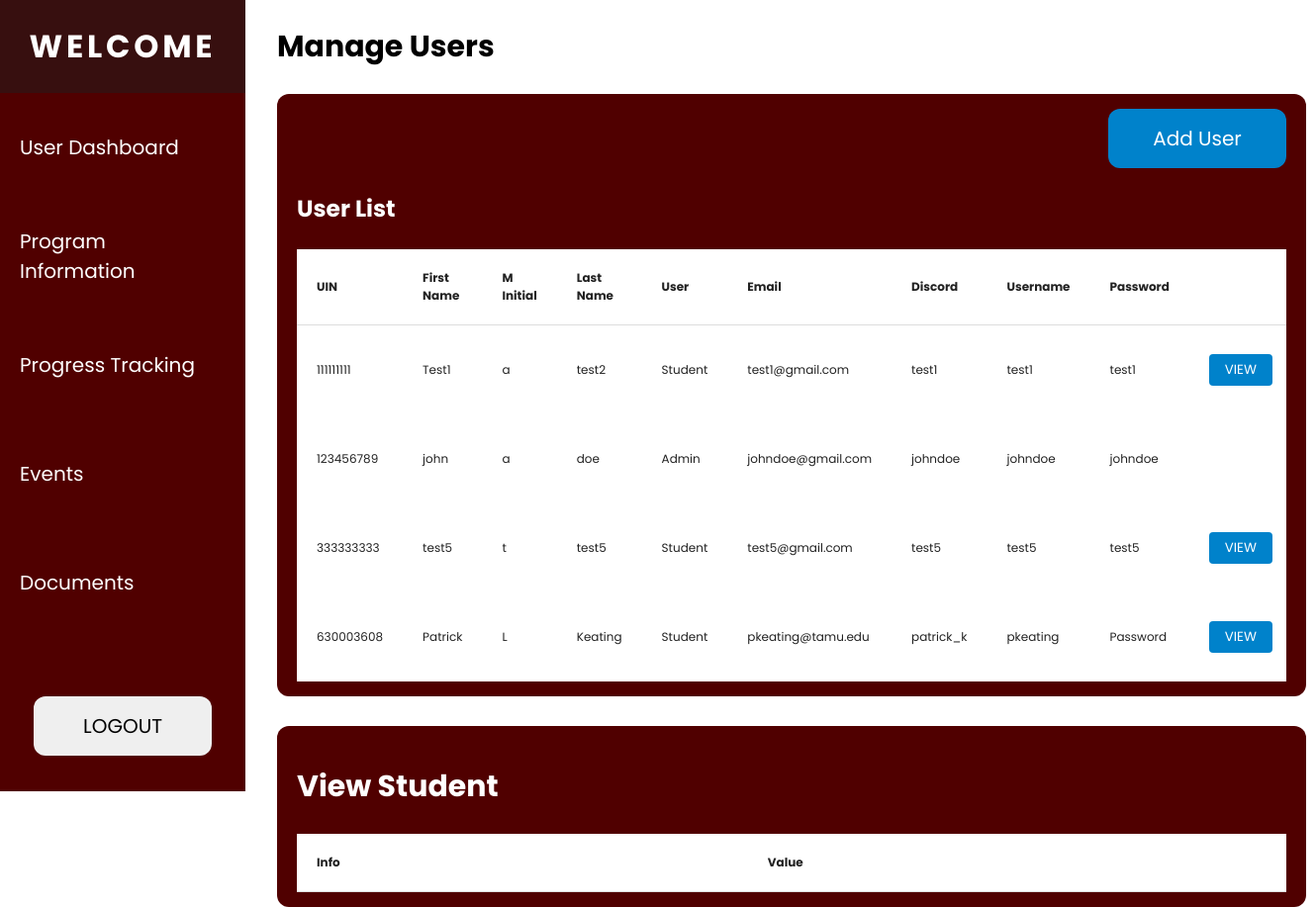
The page /pages/user_admin.php (signed in) on the database its author committed.
### tables this page shows
CREATE TABLE `users` (
  `UIN` int(255) NOT NULL,
  `First_name` varchar(255) NOT NULL,
  `M_Initial` char(1) NOT NULL,
  `Last_Name` varchar(255) NOT NULL,
  `Username` varchar(255) NOT NULL,
  `Passwords` varchar(255) NOT NULL,
  `User_Type` varchar(255) NOT NULL,
  `Email` varchar(255) NOT NULL,
  `Discord` varchar(255) NOT NULL
);

### pages/user_admin.php (the view, shortened to what this page needs)
<?php include '../assets/user_admin_header.php';
include '../assets/navbar.php';
include_once '../includes/dbh.inc.php';
?>
<div class="main-container margin-left-280">
    <div class="header">
        <h2>Manage Users</h2>
    </div>
    <div class="table-wrapper">
    <div class="flex flex-col align-end">
        <button class="add-btn" id="open-user-modal">Add User</button>
    </div>
        <h3>User List</h3>
        <?php
            $stmt = $conn->prepare("SELECT * FROM users");
            $stmt->execute();
            $result = $stmt->get_result();
        ?>
        <div class="table-container">
            <table id="userTable">
                <thead>
                    <tr>
                        <th>UIN</th>
                        <th>First Name</th>
                        <th>M Initial</th>
                        <th>Last Name</th>
                        <th>User</th>
                        <th>Email</th>
                        <th>Discord</th>
                        <th>Username</th>
                        <th>Password</th>
                        <th class="hidden">.</th>
                    </tr>
                </thead>
                <tbody>
                    <?php
                    if(mysqli_num_rows($result) > 0) {
                        while($row = mysqli_fetch_assoc($result)) {
                            ?>
                            <tr>
                                <td><?php echo $row['UIN']; ?></td>
                                <td><?php echo $row['First_name']; ?></td>
                                <td><?php echo $row['M_Initial']; ?></td>
                                <td><?php echo $row['Last_Name']; ?></td>
                                <td><?php echo $row['User_Type']; ?></td>
                                <td><?php echo $row['Email']; ?></td>
                                <td><?php echo $row['Discord']; ?></td>
                                <td><?php echo $row['Username']; ?></td>
                                <td><?php echo $row['Passwords']; ?></td>
                                <?php if ($row['User_Type'] == 'Student') { ?>
                                <td>
                                    <form action="user_admin.php" method="POST">
                                        <button type="submit" name="view_btn" class="table-btn view-btn">VIEW</button>
                                    </form>
                                </td>
                                <?php } else { ?>
                                    <td> </td>
                                <?php } ?>
                            </tr>
                            <?php
                        }
                    } else {
                        echo "No Users Found";
                    }
                    ?>
                </tbody>
            </table>
        </div>
    </div>
    <br>
    <div class="table-wrapper" id="specificTable">
        <h2> View Student </h2>
        <div class="table-container">
            <table id="userTable">
                <thead>
                    <tr>
                        <th>Info</th>
                        <th>Value</th>
                    </tr>
                </thead>
        </div>
    </div>
</div>

### assets/user_admin_header.php (shortened to what this page needs)
<!DOCTYPE html>
<html>
    <head>
        <link rel="stylesheet" href="../css/navbar.css">
        <link rel="stylesheet" href="../css/modal.css">
        <link rel="stylesheet" href="../css/style.css">
    </head>
    <body>

### assets/navbar.php (shortened to what this page needs)
<nav class="navbar">
        <ul class="navbar-nav">
            <li class="welcome-wrapper">
                <a href="../pages/admin_dashboard.php" class="welcome">WELCOME</a>
            </li>
        <li class="nav-item">
            <a href="../pages/user_admin.php" class="nav-link" >User Dashboard</a>
        </li>
        <li class="nav-item">
            <a href="#" class="nav-link">Program Information</a>
        </li>
        <li class="nav-item">
            <a href="#" class="nav-link">Progress Tracking</a>
        </li>
        <li class="nav-item">
            <a href="../pages/event_admin.php" class="nav-link">Events</a>
        </li>
        <li class="nav-item">
            <a href="../pages/documents_admin.php" class="nav-link">Documents</a>
        </li>
        <li class="nav-item">
            <div class="btn-wrapper">
                <form action="../includes/logout.php" method="post">
                    <button type="submit" class="logout-btn">LOGOUT</button>
                </form>
            </div>
    </ul>
</nav>

### css/navbar.css (style rules this page uses)
body { margin: 0; padding: 0; font-family: 'Poppins', sans-serif; }
.navbar { margin: 0; padding: 0; position: fixed; top: 0; width: 248px; height: 100vh; background-color: #500000; }
.welcome { font-weight: bold; font-size: 32px; text-decoration: none; color: white; }
.welcome-wrapper { height: 94px; width: 100%; display: flex; flex-direction: column; align-items: center; justify-content: center; background: rgba(30, 30, 30, 0.50); letter-spacing: 0.3ch; }
.navbar-nav { list-style: none; padding: 0; margin: 0; display: flex; flex-direction: column; align-items: center; height: 100%; font-size: 20px; }
.nav-item { width: 100%; }
.nav-link { text-decoration: none; display: flex; align-items: center; height: 70px; color: white; padding: 20px; }
.btn-wrapper { top: 100%; position: relative; width: 100%; display: flex; flex-direction: column; align-items: center; justify-content: flex-end; }
.logout-btn { border: none; font-family: 'Poppins', sans-serif; width: 180px; height: 60px; border-radius: 12px; display: flex; align-items: center; justify-content: center; font-size: 20px; }

### css/modal.css (style rules this page uses)
* { font-family: 'Poppins', sans-serif; }

### css/style.css (style rules this page uses)
.main-container { margin: 0; padding: 0; font-family: 'Poppins', sans-serif; font-size: 20px; color: black; }
.margin-left-280 { margin-left: 280px; }
.add-btn { border: none; font-family: 'Poppins', sans-serif; width: 180px; height: 60px; border-radius: 12px; display: flex; align-items: center; justify-content: center; font-size: 20px; background-color: #0082CB; color: white; transition: 0.1s; }
.header { display: flex; justify-content: space-between; align-items: center; padding-right: 35px; }
.table-wrapper { background-color: #500000; padding: 15px 20px; margin-right: 35px; border-radius: 12px; color: white; min-width: 1000px; }
.flex { display: flex; }
.flex-col { flex-direction: column; }
.align-end { align-items: flex-end; }
a { text-decoration: none; }
table { border-collapse: collapse; width: 100%; }
td, th { text-align: left; font-size: 12px; background-color: white; padding: 20px; color: #222222; }
th { border-bottom: 1px solid #ddd; }
.hidden { color: white; }
.table-container { overflow-x: auto; max-width: 1600px; }
.table-btn { width: 64px; height: 32px; padding: 6px 12px; color: #fff; border: none; border-radius: 4px; cursor: pointer; transition: 0.1s; display: flex; justify-content: center; }
.view-btn { background-color: #0082CB; }

### rows shown on the page
users: UIN "111111111", First_name "Test1", M_Initial "a", Last_Name "test2", User_Type "Student", Email "test1@gmail.com", Discord "test1", Username "test1", Passwords "test1"
users: UIN "123456789", First_name "john", M_Initial "a", Last_Name "doe", User_Type "Admin", Email "johndoe@gmail.com", Discord "johndoe", Username "johndoe", Passwords "johndoe"
users: UIN "333333333", First_name "test5", M_Initial "t", Last_Name "test5", User_Type "Student", Email "test5@gmail.com", Discord "test5", Username "test5", Passwords "test5"
users: UIN "630003608", First_name "Patrick", M_Initial "L", Last_Name "Keating", User_Type "Student", Email "pkeating@tamu.edu", Discord "patrick_k", Username "pkeating", Passwords "Password"
